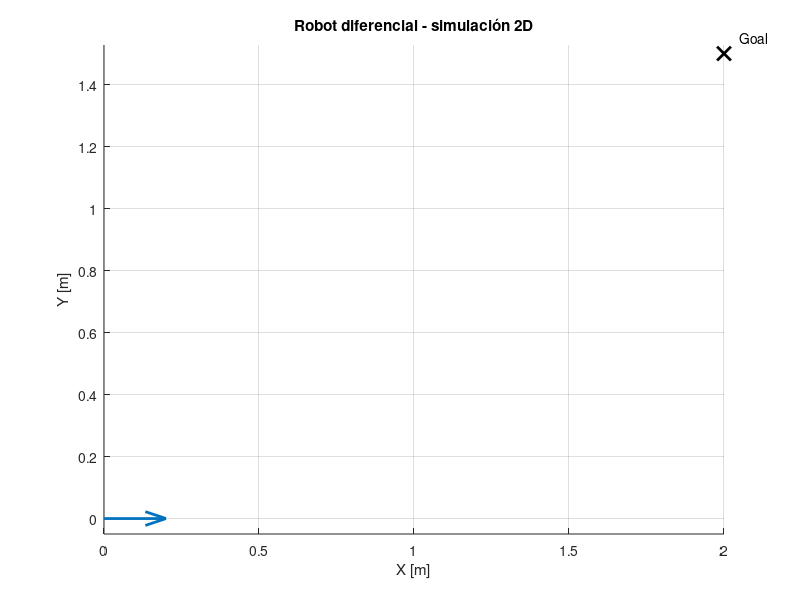

Write MATLAB code to recreate this figure. (Note: this script raises an error after producing the figure.)
%% diff_drive_sim_2025b.m
% Simulador 2D de robot diferencial (MATLAB 2025b)
% - Cinemática diferencial (unicycle)
% - Control go-to-goal (v, w)
% - Conversión a ruedas
% - Opción de dinámica de ruedas 1er orden
% - Animación y gráficas
clear; clc; close all;

%% ===================== Parámetros del robot ============================
p.r = 0.05;      % [m] radio de rueda
p.L = 0.30;      % [m] distancia entre ruedas (track width)

% Límites físicos (ajusta según tu robot)
p.v_max = 0.8;           % [m/s]
p.w_max = 2.5;           % [rad/s]
p.wheel_w_max = 20;      % [rad/s] límite de velocidad angular rueda

% Opción: dinámica simple de ruedas (más realista)
useWheelDynamics = true;
p.tau_wheel = 0.15;      % [s] constante de tiempo (1er orden). Si 0 -> ideal

%% ===================== Control go-to-goal ==============================
% Ganancias (punto de partida)
k.krho   = 1.2;     % >0
k.kalpha = 3.5;     % >0
k.kbeta  = -1.2;    % <0

% Objetivo (pose)
goal.x = 2.0;    % [m]
goal.y = 1.5;    % [m]
goal.th = deg2rad(45);  % [rad]

% Umbrales para detener
tol_rho = 0.03;       % [m]
tol_th  = deg2rad(2); % [rad]

%% ===================== Simulación ======================================
dt = 0.02;         % [s] (50 Hz)
T  = 20;           % [s]
N  = round(T/dt) + 1;
t  = (0:N-1)*dt;
animStep = 1;      % Actualiza dibujo cada N pasos
animSpeed = 0.6;   % 1.0 = tiempo real, <1 mas lento, >1 mas rapido

% Estado: [x y th]
x = zeros(N,1); y = zeros(N,1); th = zeros(N,1);

% Estado inicial
x(1)  = 0.0;
y(1)  = 0.0;
th(1) = deg2rad(0);

% Variables
v_cmd   = zeros(N,1);
w_cmd   = zeros(N,1);
wR_ref  = zeros(N,1);
wL_ref  = zeros(N,1);
wR      = zeros(N,1);  % velocidad real rueda (si hay dinámica)
wL      = zeros(N,1);
v_real  = zeros(N,1);
w_real  = zeros(N,1);
rho_hist = zeros(N,1);
alpha_hist = zeros(N,1);
beta_hist = zeros(N,1);

% Inicializa ruedas reales
wR(1) = 0; wL(1) = 0;

%% ===================== Figura / animación ==============================
fig = figure('Color','w'); ax = axes(fig); hold(ax,'on'); grid(ax,'on'); axis(ax,'equal');
xlabel(ax,'X [m]'); ylabel(ax,'Y [m]');
title(ax,'Robot diferencial - simulación 2D');

% Dibuja objetivo
plot(ax, goal.x, goal.y, 'kx', 'MarkerSize', 10, 'LineWidth', 2);
text(goal.x+0.05, goal.y+0.05, 'Goal', 'Parent', ax);

trajPlot = plot(ax, x(1), y(1), 'b-', 'LineWidth', 1.5);
robotBody = plot(ax, nan, nan, 'k-', 'LineWidth', 2);
robotWheel1 = patch(ax, nan, nan, [0.75 0.75 0.75], 'EdgeColor', 'k', 'LineWidth', 1.2);
robotWheel2 = patch(ax, nan, nan, [0.75 0.75 0.75], 'EdgeColor', 'k', 'LineWidth', 1.2);
robotCenter = plot(ax, nan, nan, 'ko', 'MarkerFaceColor', 'k', 'MarkerSize', 6);
robotHeading = quiver(ax, x(1), y(1), cos(th(1)), sin(th(1)), 0.2, 'LineWidth',2);
[bx0, by0, w1x0, w1y0, w2x0, w2y0] = robotFootprint(x(1), y(1), th(1), p.L);
set(robotBody, 'XData', bx0, 'YData', by0);
set(robotWheel1, 'XData', w1x0, 'YData', w1y0);
set(robotWheel2, 'XData', w2x0, 'YData', w2y0);
set(robotCenter, 'XData', x(1), 'YData', y(1));

% Ventana de vista
xlim(ax, [-0.5, max(goal.x,2.5)+0.5]);
ylim(ax, [-0.5, max(goal.y,2.0)+0.5]);

%% ===================== Loop ============================================
stopped = false;

for i = 1:N-1
    % 1) Errores a meta
    dx = goal.x - x(i);
    dy = goal.y - y(i);

    rho   = hypot(dx, dy);
    alpha = wrapToPiLocal(atan2(dy, dx) - th(i));
    beta  = wrapToPiLocal(goal.th - th(i) - alpha);

    rho_hist(i) = rho; alpha_hist(i) = alpha; beta_hist(i) = beta;

    % 2) Ley de control (go-to-goal)
    if rho < tol_rho
        % Cerca del objetivo: sólo alinea orientación
        v = 0.0;
        w = sat(k.kalpha * wrapToPiLocal(goal.th - th(i)), p.w_max);
        if abs(wrapToPiLocal(goal.th - th(i))) < tol_th
            v = 0; w = 0; stopped = true;
        end
    else
        v = k.krho   * rho;
        w = k.kalpha * alpha + k.kbeta * beta;
        v = sat(v, p.v_max);
        w = sat(w, p.w_max);
    end

    v_cmd(i) = v; w_cmd(i) = w;

    % 3) (v,w) -> ruedas (referencia)
    wRr = (v + (p.L/2)*w) / p.r;
    wLr = (v - (p.L/2)*w) / p.r;

    % Saturación por rueda
    wRr = sat(wRr, p.wheel_w_max);
    wLr = sat(wLr, p.wheel_w_max);

    wR_ref(i) = wRr;
    wL_ref(i) = wLr;

    % 4) Dinámica de ruedas (opcional)
    if useWheelDynamics && p.tau_wheel > 0
        % Primer orden: w_dot = (w_ref - w)/tau
        wR(i+1) = wR(i) + (dt/p.tau_wheel) * (wRr - wR(i));
        wL(i+1) = wL(i) + (dt/p.tau_wheel) * (wLr - wL(i));
    else
        wR(i+1) = wRr;
        wL(i+1) = wLr;
    end

    % 5) Ruedas reales -> (v,w) reales
    v_now = (p.r/2) * (wR(i+1) + wL(i+1));
    w_now = (p.r/p.L) * (wR(i+1) - wL(i+1));

    v_real(i) = v_now;
    w_real(i) = w_now;

    % 6) Integración de la cinemática
    [x(i+1), y(i+1), th(i+1)] = integrateUnicycle(x(i), y(i), th(i), v_now, w_now, dt);

    % 7) Animación ligera
    if mod(i, animStep) == 0
        set(trajPlot, 'XData', x(1:i+1), 'YData', y(1:i+1));
        [bx, by, w1x, w1y, w2x, w2y] = robotFootprint(x(i+1), y(i+1), th(i+1), p.L);
        set(robotBody, 'XData', bx, 'YData', by);
        set(robotWheel1, 'XData', w1x, 'YData', w1y);
        set(robotWheel2, 'XData', w2x, 'YData', w2y);
        set(robotCenter, 'XData', x(i+1), 'YData', y(i+1));
        set(robotHeading, 'XData', x(i+1), 'YData', y(i+1), ...
            'UData', 0.25*cos(th(i+1)), 'VData', 0.25*sin(th(i+1)));
        drawnow;
        pause((dt * animStep) / max(animSpeed, 1e-3));
    end

    if stopped
        % rellena historial restante
        v_cmd(i+1:end)  = 0; w_cmd(i+1:end)  = 0;
        wR_ref(i+1:end) = wR_ref(i); wL_ref(i+1:end) = wL_ref(i);
        wR(i+1:end)     = wR(i+1);   wL(i+1:end)     = wL(i+1);
        break;
    end
end

% último punto de errores
dx = goal.x - x(end); dy = goal.y - y(end);
rho_hist(end)   = hypot(dx,dy);
alpha_hist(end) = wrapToPiLocal(atan2(dy, dx) - th(end));
beta_hist(end)  = wrapToPiLocal(goal.th - th(end) - alpha_hist(end));

%% ===================== Gráficas ========================================
figure('Color','w');
subplot(2,2,1); plot(x,y,'b-', 'LineWidth',1.5); hold on; grid on; axis equal;
plot(goal.x, goal.y,'kx','MarkerSize',10,'LineWidth',2);
xlabel('X [m]'); ylabel('Y [m]'); title('Trayectoria');

subplot(2,2,2); plot(t, v_cmd,'LineWidth',1.2); hold on; plot(t, v_real,'LineWidth',1.2); grid on;
xlabel('t [s]'); ylabel('v [m/s]'); title('Velocidad lineal'); legend('v cmd','v real');

subplot(2,2,3); plot(t, w_cmd,'LineWidth',1.2); hold on; plot(t, w_real,'LineWidth',1.2); grid on;
xlabel('t [s]'); ylabel('\omega [rad/s]'); title('Velocidad angular'); legend('\omega cmd','\omega real');

subplot(2,2,4); plot(t, wR,'LineWidth',1.2); hold on; plot(t, wL,'LineWidth',1.2); grid on;
xlabel('t [s]'); ylabel('\omega_{wheel} [rad/s]'); title('Velocidades de ruedas');
legend('\omega_R','\omega_L');

figure('Color','w');
subplot(3,1,1); plot(t, rho_hist,'LineWidth',1.2); grid on; ylabel('\rho [m]'); title('Errores');
subplot(3,1,2); plot(t, alpha_hist,'LineWidth',1.2); grid on; ylabel('\alpha [rad]');
subplot(3,1,3); plot(t, beta_hist,'LineWidth',1.2); grid on; ylabel('\beta [rad]'); xlabel('t [s]');

disp('Simulación terminada.');
fprintf('Pose final: x=%.3f, y=%.3f, th=%.2f deg\n', x(end), y(end), rad2deg(th(end)));

%% ===================== Funciones locales ===============================
function a = wrapToPiLocal(a)
% Envuelve ángulo a (-pi, pi]
    a = mod(a + pi, 2*pi) - pi;
end

function y = sat(x, lim)
% Saturación simétrica
    y = min(max(x, -lim), lim);
end

function [xn, yn, thn] = integrateUnicycle(x, y, th, v, w, dt)
% Integración más estable que Euler para el unicycle:
% - Si w ~ 0 -> recta
% - Si w != 0 -> arco exacto
    if abs(w) < 1e-6
        xn  = x  + v*cos(th)*dt;
        yn  = y  + v*sin(th)*dt;
        thn = th;
    else
        thn = th + w*dt;
        xn  = x + (v/w)*(sin(thn) - sin(th));
        yn  = y - (v/w)*(cos(thn) - cos(th));
    end
    thn = mod(thn + pi, 2*pi) - pi;
end

function [bx, by, w1x, w1y, w2x, w2y] = robotFootprint(x, y, th, L)
% Dibuja un "chasis" simple (línea entre ruedas) y un pequeño frente
    bodyLen = 1.40 * L;
    bodyWid = 1.05 * L;
    cornerR = 0.22 * L;
    nArc = 10;

    [bxLocal, byLocal] = roundedRectangleLocal(bodyLen, bodyWid, cornerR, nArc);

    wheelLen = 0.36 * L;
    wheelWid = 0.14 * L;
    wheelAng = 0;
    wheel1Center = [0.00 * L;  0.24 * L];
    wheel2Center = [0.00 * L; -0.24 * L];

    wheel1Local = orientedRectLocal(wheel1Center, wheelLen, wheelWid, wheelAng);
    wheel2Local = orientedRectLocal(wheel2Center, wheelLen, wheelWid, wheelAng);

    R = [cos(th) -sin(th); sin(th) cos(th)];
    bodyWorld  = R * [bxLocal; byLocal] + [x; y];
    wheel1World = R * wheel1Local + [x; y];
    wheel2World = R * wheel2Local + [x; y];

    bx = bodyWorld(1, :);
    by = bodyWorld(2, :);
    w1x = wheel1World(1, :);
    w1y = wheel1World(2, :);
    w2x = wheel2World(1, :);
    w2y = wheel2World(2, :);
end

function pts = orientedRectLocal(center, len, wid, ang)
% Rectangulo con orientacion ang (en el marco local del robot)
    base = [...
        -len/2,  len/2,  len/2, -len/2; ...
        -wid/2, -wid/2,  wid/2,  wid/2];
    R = [cos(ang) -sin(ang); sin(ang) cos(ang)];
    pts = R * base + center;
end

function [xv, yv] = roundedRectangleLocal(len, wid, r, nArc)
% Retorna el contorno cerrado de un rectangulo redondeado en marco local
    r = min([r, len/2 - 1e-6, wid/2 - 1e-6]);
    cx = len/2 - r;
    cy = wid/2 - r;

    a1 = linspace(-pi/2, 0, nArc);
    a2 = linspace(0, pi/2, nArc);
    a3 = linspace(pi/2, pi, nArc);
    a4 = linspace(pi, 3*pi/2, nArc);

    p1 = [ cx + r*cos(a1); -cy + r*sin(a1)];
    p2 = [ cx + r*cos(a2);  cy + r*sin(a2)];
    p3 = [-cx + r*cos(a3);  cy + r*sin(a3)];
    p4 = [-cx + r*cos(a4); -cy + r*sin(a4)];

    pts = [p1, p2, p3, p4];
    xv = [pts(1, :), pts(1, 1)];
    yv = [pts(2, :), pts(2, 1)];
end
